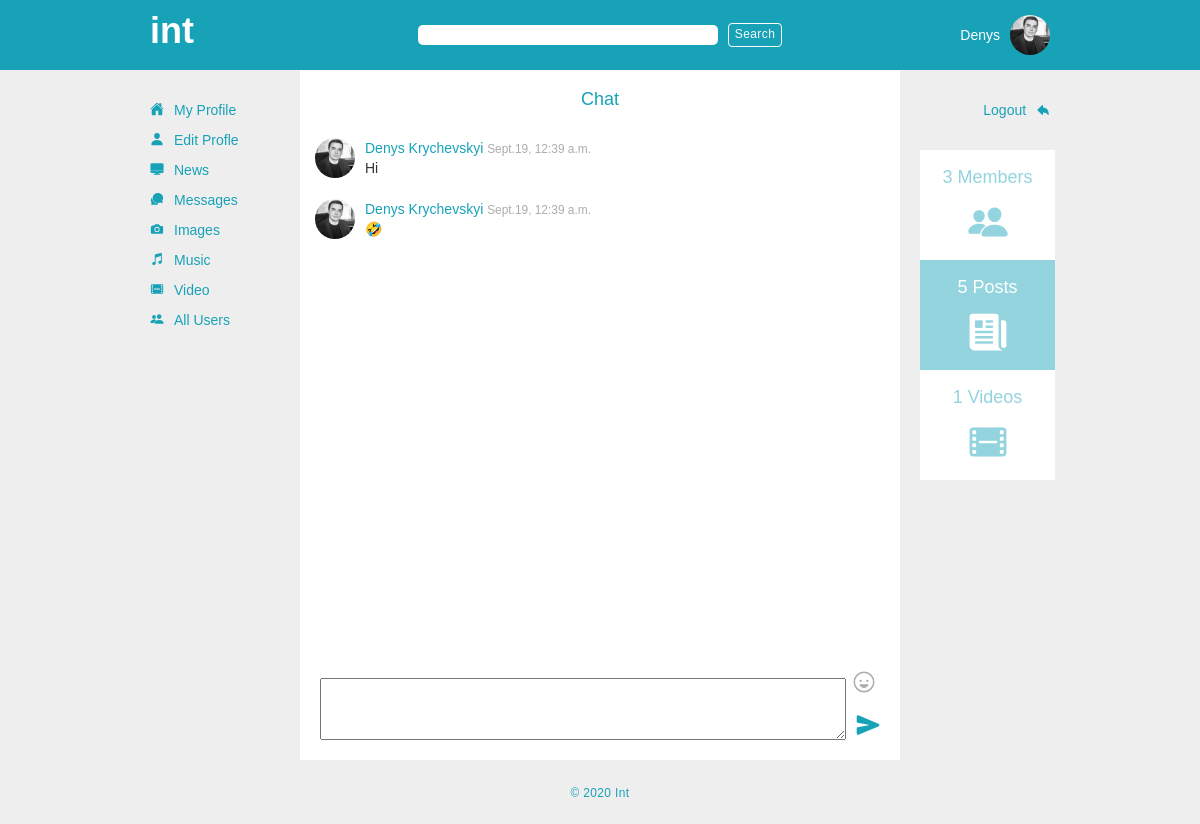
The app's page /chat/1/2/ (signed in) with its own data.
### app_one/models.py (models this page shows, shortened)
class User(models.Model):
    first_name = models.CharField(max_length = 255)
    last_name = models.CharField(max_length = 255)
    initials = 	models.CharField(max_length = 10, blank=True, null = True)
    birth_date = models.DateField(blank=True, null=True)
    avatar = models.ImageField(upload_to='avatars', default='avatars/no_avatar.png')	#upload to avatars is a directory inside media directory, it will go like media/avatars
    email = models.TextField()
    phone_num = models.CharField(default='', max_length = 255)
    about = models.TextField(default='')
    password = models.TextField()
    location = models.CharField(max_length = 255, blank=True, null = True)
    has_message=models.IntegerField(default=0)
    created_at = models.DateTimeField(auto_now_add = True)
    updated_at = models.DateTimeField(auto_now = True)
    objects = UserManager()

class Message(models.Model):
    content = models.TextField(default = 'Hello')
    poster = models.ForeignKey(User, related_name = 'messages', on_delete=models.CASCADE)
    receivers= models.ManyToManyField(User, related_name ='inbox')
    conversation = models.ForeignKey(Conversation, related_name = 'messages', on_delete=models.CASCADE)
    created_at = models.DateTimeField(auto_now_add = True)
    updated_at = models.DateTimeField(auto_now = True)

### app_one/views.py (the view, shortened to what this page needs)
# urls.py: path('chat/<int:conv_id>/<int:receiver_id>/', views.chat),
def chat(request, conv_id, receiver_id):
    cur_user = User.objects.get(id = request.session['user_id'])
    conversation = Conversation.objects.get(id = conv_id)
    receiver = User.objects.get(id = receiver_id)
    if request.method == "GET":
        context = {
            'cur_user': cur_user,
            'conversation': conversation,
            'receiver': receiver,
            'all_available_posts': Post.objects.all(),
            'all_users': User.objects.all(),
            'all_videos': Video_item.objects.all()
        }
        return render(request, 'chat.html', context)

### app_one/templates/chat.html (shortened to what this page needs)
{% load embed_video_tags %}
<!DOCTYPE html>
<html lang="en">
<head>
    {% include 'head.html' %}
</head>
<body onload="on_chat_load()">
    <div class="outer_container">
        {% include 'search.html' %}
        <div class="inner_container">
            <div class="inner">
                {% include 'navbar.html' %}
                <div class="message_container">
                    <div class="main_container">
                        <div class="page_title_container">
                            <h4>Chat</h4>
                        </div>
                        <div id="chat_container" onload="updateScroll()">
                            {% for message in conversation.messages.all %}
                                {% if forloop.counter == conversation.messages.all|length %}
                                <div class="chat_message_container last" mess_id ="{{message.id}}">
                                {% else%}
                                <div class="chat_message_container">
                                {% endif %}
                                    <div class="chat_message">
                                        <div class="chat_avatar">
                                            <a href="/user/{{ message.poster.id }}/profile/" ><img src="{{ MEDIA_URL }}{{ message.poster.avatar }}" alt=""></a>
                                        </div>
                                        <div class="chat_content_container">
                                            <div class="chat_content_header">
                                                <a href="/user/{{ message.poster.id }}/profile/">{{message.poster.first_name}} {{message.poster.last_name}}</a>
                                                <small>{{ message.created_at|date:'Nd, g:i a' }}</small>
                                            </div>
                                            <div class="chat_content_body">
                                                <p>{{ message.content }}</p>
                                            </div>
                                        </div>
                                    </div>
                                </div>
                            {% endfor %}
                        </div>
                        <div class="chat_form_container">
                            <form action="/chat/{{conversation.id}}/{{receiver.id}}/" method="post" conversation='{{conversation.id}}' receiver='{{receiver.id}}' class="chat_form">
                                <textarea name="content" id="content" rows="3"></textarea>
                                <div class="emoji_container">
                                    <div class="add_emoji_button">
                                        <p id="add_emoji"><ion-icon name="happy-outline"></ion-icon></p>
                                    </div>
                                    <div class="send_mess_button">
                                        <button type="submit" id="send_message_icon">
                                            <ion-icon name="send"><input type="submit"></ion-icon>
                                        </button>
                                    </div>
                                </div>
                            </form>
                        </div>
                    </div>
                </div>
                {% include 'sidebar.html' %}
            </div>
        </div>
    {% include 'footer.html' %}
    </div>
</body>
</html>

### app_one/templates/search.html (shortened to what this page needs)
<div id="search_bar_container">
    <div id="search_bar">
        <div class="logo_container">
            <a href="/dashboard/"><h1 class="logotip">int</h1></a>
        </div>
        <div class="form_search_container">
            <div class="form_items">
                <form action="/search/" method="GET" class="form-inline">
                    <input class="search_bar1" type="search" name="results">
                    <button class="btn btn-outline-light search_bar1_btn" type="submit">Search</button>
                </form>
            </div>
        </div>
        <div class="current_user_container">
            {% if request.session.user_id != null %}
            <div class="cur_user_name_container">
                <p><a href="/user/{{ cur_user.id }}/profile/">{{ cur_user.first_name }}</a></p>
            </div>
            <div class="cur_user_photo_container">
                <a href="/user/{{ cur_user.id }}/profile/"><img src="{{ MEDIA_URL }}{{ cur_user.avatar }}" alt="avatar"></a>
            </div>
            {% endif %}
        </div>
    </div>
</div>

### records on screen
User: first_name "Denys", avatar (picture)
Message: poster.avatar (picture), poster.first_name "Denys", poster.last_name "Krychevskyi", created_at "Sept.19, 12:39 a.m.", content "Hi"
Message: poster.avatar (picture), poster.first_name "Denys", poster.last_name "Krychevskyi", created_at "Sept.19, 12:39 a.m.", content "🤣"

### other values on screen
{{ all_users.count }} "3"
{{ all_available_posts.count }} "5"
{{ all_videos.count }} "1"
